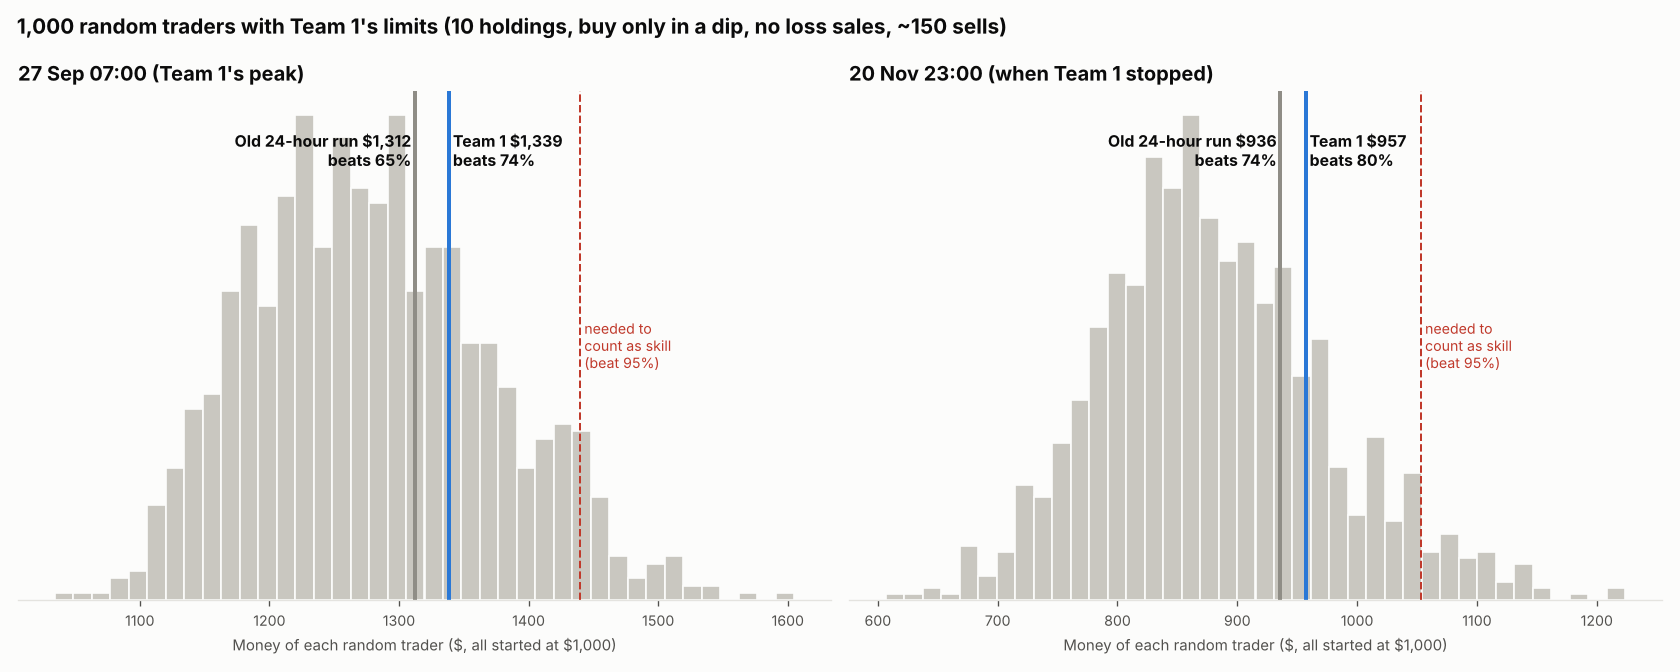

Here is the Python script that generated this plot:
#!/usr/bin/env python3
"""Picture of the random-trader test: where each team lands among the 1,000 random traders, at two hours.
    python3 mixed/random_chart.py -> mixed/random_chart.png (reads mixed/random_test.json)"""
import csv
import json
import os
import matplotlib
matplotlib.use("Agg")
import matplotlib.pyplot as plt

plt.rcParams["text.parse_math"] = False
HERE = os.path.dirname(os.path.abspath(__file__))
INK, INK2, GRID, SURF = "#0b0b0b", "#52514e", "#e4e3df", "#fcfcfb"
r = json.load(open(os.path.join(HERE, "random_test.json")))["0.2"]


def load(f):
    return {x["time"]: float(x["value"]) for x in csv.DictReader(open(os.path.join(HERE, f))) if x.get("value")}


t1, old = load("watcher_team1.csv"), load("watcher_hourly_3m_ultra_avg24.csv")
fig, axes = plt.subplots(1, 2, figsize=(14, 5.6), facecolor=SURF)
for ax, (key, title) in zip(axes, [("2026-09-27 07:00", "27 Sep 07:00 (Team 1's peak)"),
                                   ("2026-11-20 23:00", "20 Nov 23:00 (when Team 1 stopped)")]):
    xs = sorted(x for x in r[key] if x is not None)
    ax.hist(xs, bins=40, color="#c9c7c0", edgecolor=SURF)
    for name, v, col in (("Team 1", t1[key], "#2a78d6"), ("Old 24-hour run", old[key], "#8f8d86")):
        beat = 100 * sum(x < v for x in xs) / len(xs)
        ax.axvline(v, color=col, lw=2.4)
        right = name == "Team 1"
        ax.text(v, ax.get_ylim()[1] * 0.92, (f" {name} ${v:,.0f}\n beats {beat:.0f}%" if right else
                                             f"{name} ${v:,.0f} \nbeats {beat:.0f}% "),
                color=INK, fontsize=9.5, weight="bold", va="top", ha="left" if right else "right")
    ax.axvline(xs[int(len(xs) * 0.95)], color="#c0392b", lw=1.2, ls="--")
    ax.text(xs[int(len(xs) * 0.95)], ax.get_ylim()[1] * 0.55, " needed to\n count as skill\n (beat 95%)",
            color="#c0392b", fontsize=8.5, va="top")
    ax.set_title(title, loc="left", fontsize=12, color=INK, weight="bold")
    ax.set_xlabel("Money of each random trader ($, all started at $1,000)", color=INK2, fontsize=9)
    ax.set_facecolor(SURF)
    for sp in ("top", "right", "left"):
        ax.spines[sp].set_visible(False)
    ax.spines["bottom"].set_color(GRID)
    ax.set_yticks([])
    ax.tick_params(colors=INK2, labelsize=8.5)
fig.suptitle("1,000 random traders with Team 1's limits (10 holdings, buy only in a dip, no loss sales, ~150 sells)",
             x=0.01, ha="left", fontsize=12.5, color=INK, weight="bold")
fig.tight_layout()
fig.savefig(os.path.join(HERE, "random_chart.png"), dpi=120, facecolor=SURF)
